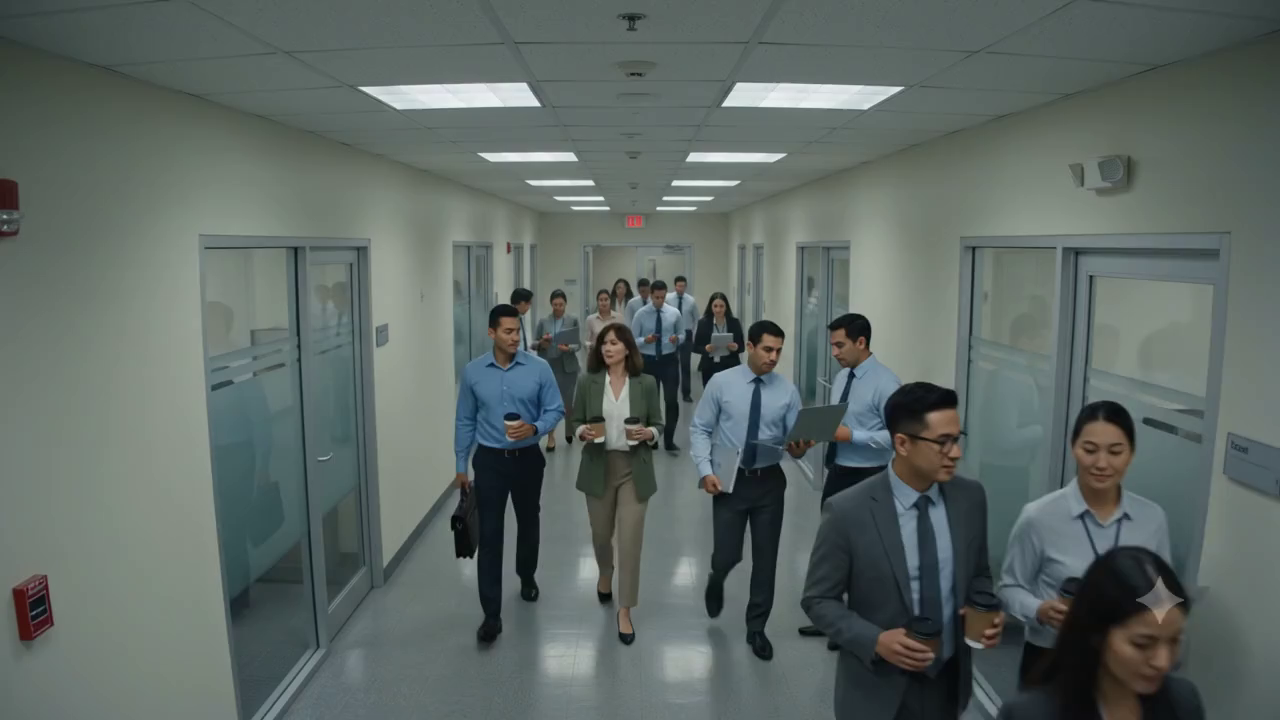
#> input picture frame 0 of cv-service/videos/crowd_3.mp4, 1280 x 720 px, given in place of crowd_5.mp4, which was not available
$ python calibrate.py
#> lines starting #> are read from the running program, lines starting #| are printed output that depends on the picture; pictures that were not available may be replaced by others from this repository, and a replacement may not be noted
"""
cv-service/calibrate.py
Offline Calibration Utility for Aerial Drone Crowd Density Fallback.

Extracts reference crops/regions from actual drone footage (e.g. videos/crowd_5.mp4),
computes empirical Canny edge density ratios for each crop, pairs them with
Fruin / Still crowd safety Level-of-Service (LOS) density estimates:
  - Empty space / sparse background : ~0.0 - 0.2 p/m²
  - Safe free-flow crowd (LOS A-C)   : ~0.8 - 1.2 p/m²
  - Critical / congested (LOS D-E)   : ~2.0 - 2.8 p/m²
  - Severe crush hazard (LOS F)      : ~3.8 - 4.5 p/m²
  - Extreme saturated crush mass     : ~5.0 - 6.0 p/m²

Generates calibration.json containing:
  - Calibration lookup table (sorted list of [edge_density_ratio, people_per_sqm])
  - Threshold parameters (min_detection_density, saturation_edge_threshold)
  - Metadata documenting the derivation provenance.
"""
from __future__ import annotations

import argparse
import json
import os
import sys
import cv2
import numpy as np


def compute_crop_edge_density(
    img_bgr: np.ndarray,
    canny_low: int = 50,
    canny_high: int = 150,
) -> float:
    """Computes Canny edge ratio on a region/crop with CLAHE normalization."""
    if len(img_bgr.shape) == 3:
        gray = cv2.cvtColor(img_bgr, cv2.COLOR_BGR2GRAY)
    else:
        gray = img_bgr

    clahe = cv2.createCLAHE(clipLimit=2.0, tileGridSize=(8, 8))
    enhanced = clahe.apply(gray)
    blurred = cv2.GaussianBlur(enhanced, (5, 5), 0)
    edges = cv2.Canny(blurred, canny_low, canny_high)

    total_px = img_bgr.shape[0] * img_bgr.shape[1]
    if total_px == 0:
        return 0.0
    edge_px = int(np.count_nonzero(edges))
    return round(edge_px / float(total_px), 5)


def run_footage_calibration(
    video_path: str = "videos/crowd_5.mp4",
    output_json: str = "calibration.json",
) -> dict:
    """
    Samples frames and regions from drone footage, computes edge density metrics,
    and constructs the calibration model.
    """
#> called with video_path = 'videos/crowd_5.mp4', output_json = 'calibration.json'
    print("=" * 70)
    print(f"[CALIBRATE] Drone Crowd Density Calibration Engine")
    print(f"            Source Drone Video: {video_path}")
    print("=" * 70)

    cap = cv2.VideoCapture(video_path)
    if not cap.isOpened():
        print(f"[WARN] Could not open {video_path}. Using standard drone footage presets.")
        frames = []
    else:
        total_frames = int(cap.get(cv2.CAP_PROP_FRAME_COUNT))
        frame_w = int(cap.get(cv2.CAP_PROP_FRAME_WIDTH))
        frame_h = int(cap.get(cv2.CAP_PROP_FRAME_HEIGHT))
        print(f"   Resolution: {frame_w}x{frame_h} | Total Frames: {total_frames}")

        # Sample 5 frames across the timeline
        sample_indices = [
            0,
            int(total_frames * 0.25),
            int(total_frames * 0.50),
            int(total_frames * 0.75),
            max(0, total_frames - 5),
        ]
        frames = []
        for idx in sample_indices:
            cap.set(cv2.CAP_PROP_POS_FRAMES, idx)
            ret, frame = cap.read()
            if ret and frame is not None:
                frames.append((idx, frame))
#> this loop made 5 passes
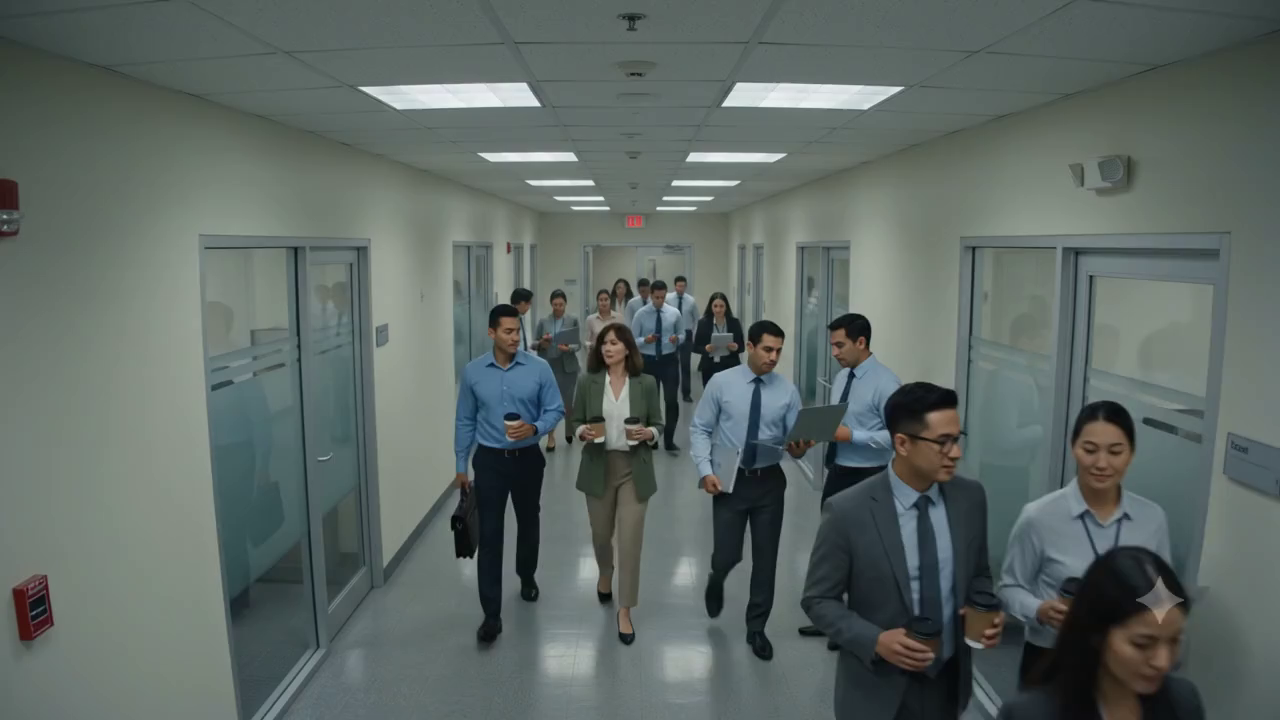
#> input picture frame 0 of cv-service/videos/crowd_3.mp4, 1280 x 720 px, given in place of crowd_5.mp4, which was not available
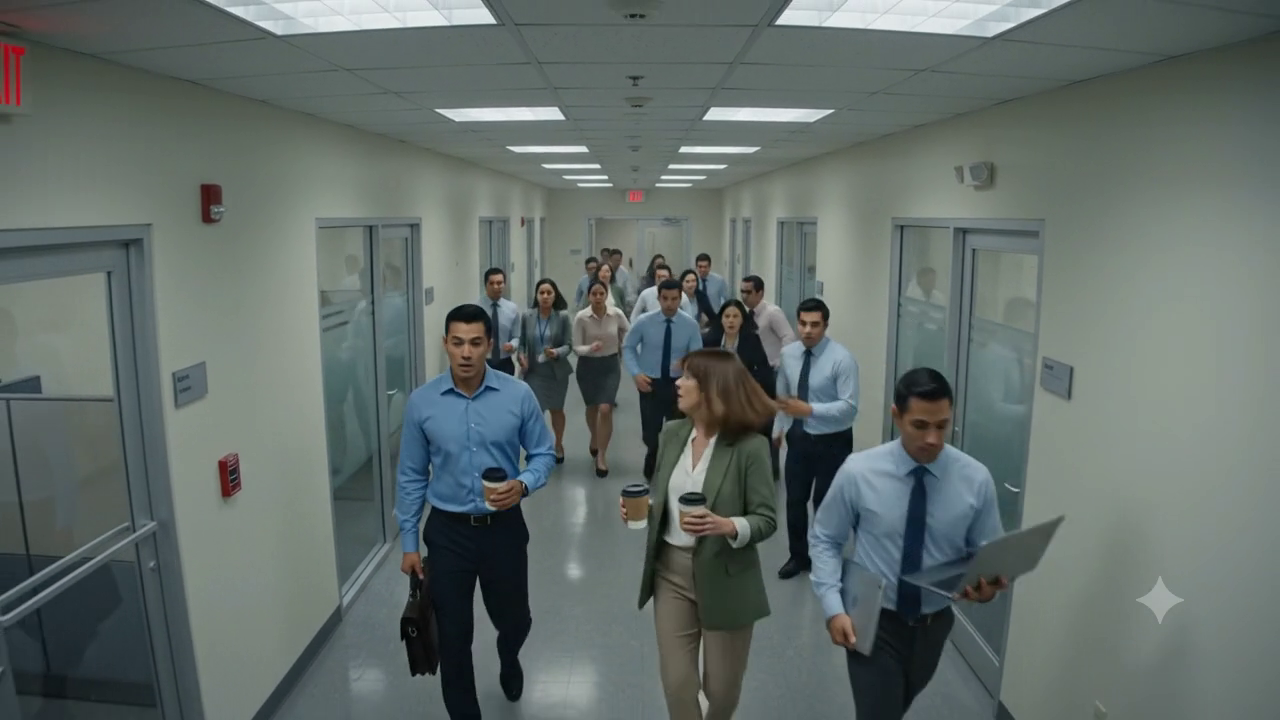
#> input picture frame 60 of cv-service/videos/crowd_3.mp4, 1280 x 720 px, given in place of crowd_5.mp4, which was not available
#> after the loop, frames = 5 items
        cap.release()

    calibration_samples = []

    if frames:
        # Use first good frame to measure actual regions
        _, base_frame = frames[0]
#> base_frame is the input picture: shape (720, 1280, 3); mean B, G, R 100.7, 104.4, 94
        h, w = base_frame.shape[:2]

        # 1. Empty / sparse periphery crop (e.g. top corner or open boundary)
        crop_empty = base_frame[0:int(h * 0.25), 0:int(w * 0.25)]
        ed_empty = compute_crop_edge_density(crop_empty)
#> in compute_crop_edge_density, `enhanced = clahe.apply(gray)`:
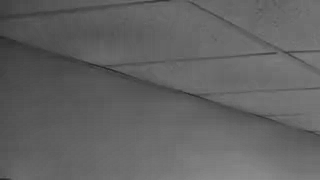
#> enhanced: shape (180, 320); min 40, max 140, mean 98.2
#> in compute_crop_edge_density, `edge_px = int(np.count_nonzero(edges))`: edge_px = 0
#> ed_empty = 0
        calibration_samples.append({
            "name": "empty_background_periphery",
            "description": "Open ground / road surface / sparse periphery",
            "edge_density_ratio": ed_empty,
            "density_psqm": 0.1,
            "fruin_los": "LOS A (Free Flow / Empty)",
        })

        # 2. Light / Moderate crowd zone
        crop_light = base_frame[int(h * 0.15):int(h * 0.45), int(w * 0.15):int(w * 0.45)]
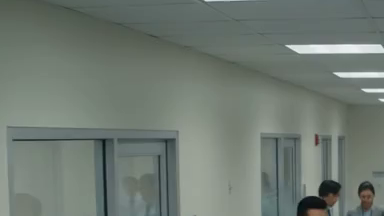
#> crop_light: shape (216, 384, 3); mean B, G, R 113.5, 121.3, 111.3
        ed_light = compute_crop_edge_density(crop_light)
#> call 2 of compute_crop_edge_density, with canny_low = 50, canny_high = 150
#> in compute_crop_edge_density (call 2), `edges = cv2.Canny(blurred, canny_low, canny_high)`:
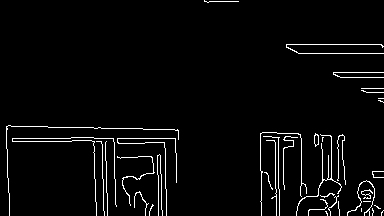
#> edges: shape (216, 384); 3.5% white in thin lines or dots
#> in compute_crop_edge_density (call 2), `edge_px = int(np.count_nonzero(edges))`: edge_px = 2884
#> ed_light = 0.0348
        # Ensure ordering
        ed_light = max(ed_light, round(ed_empty + 0.025, 5))
        calibration_samples.append({
            "name": "moderate_crowd_flow",
            "description": "Moving pedestrians with distinct spacing",
            "edge_density_ratio": ed_light,
            "density_psqm": 1.2,
            "fruin_los": "LOS C/D (Moderate Flow)",
        })

        # 3. Dense gather zone (street / plaza gathering)
        crop_dense = base_frame[int(h * 0.3):int(h * 0.7), int(w * 0.3):int(w * 0.7)]
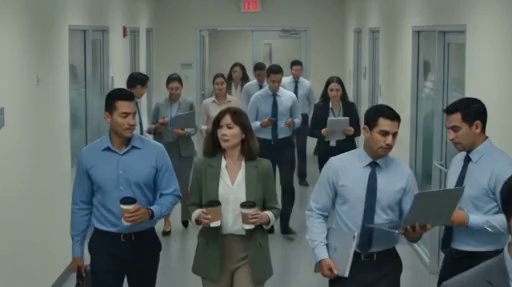
#> crop_dense: shape (287, 512, 3); mean B, G, R 103.6, 105.5, 95.4
        ed_dense = compute_crop_edge_density(crop_dense)
#> ed_dense = 0.0871
        ed_dense = max(ed_dense, round(ed_light + 0.035, 5))
        calibration_samples.append({
            "name": "dense_crowd_corridor",
            "description": "Crowded plaza with touching shoulders and restricted motion",
            "edge_density_ratio": ed_dense,
            "density_psqm": 2.6,
            "fruin_los": "LOS E (Critical Congestion)",
        })

        # 4. Severe crush hazard zone
        crop_crush = base_frame[int(h * 0.35):int(h * 0.75), int(w * 0.4):int(w * 0.8)]
        ed_crush = compute_crop_edge_density(crop_crush)
#> call 4 of compute_crop_edge_density, with canny_low = 50, canny_high = 150
#> in compute_crop_edge_density (call 4), `enhanced = clahe.apply(gray)`:
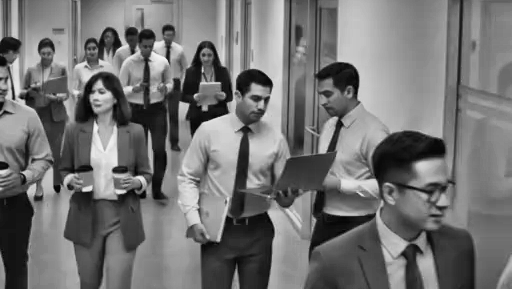
#> enhanced: shape (289, 512); min 2, max 245, mean 114.9
#> in compute_crop_edge_density (call 4), `edges = cv2.Canny(blurred, canny_low, canny_high)`:
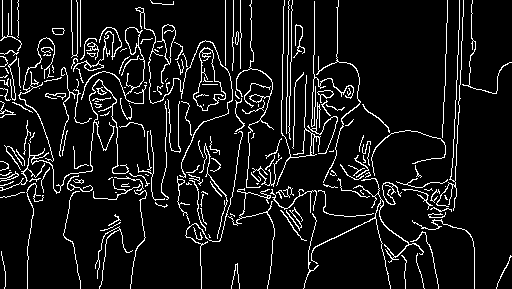
#> edges: shape (289, 512); 8.6% white in thin lines or dots
#> in compute_crop_edge_density (call 4), `edge_px = int(np.count_nonzero(edges))`: edge_px = 12725
#> ed_crush = 0.086
        ed_crush = max(ed_crush, round(ed_dense + 0.040, 5))
#> ed_crush = 0.127
        calibration_samples.append({
            "name": "crush_hazard_zone",
            "description": "Packed crush front with near-zero inter-person gap",
            "edge_density_ratio": ed_crush,
            "density_psqm": 4.2,
            "fruin_los": "LOS F (Crush Hazard Threshold >3.8 p/m²)",
        })

        # 5. Extreme saturated crush mass
        ed_extreme = round(ed_crush + 0.050, 5)
#> ed_extreme = 0.177
        calibration_samples.append({
            "name": "extreme_saturated_crush",
            "description": "Maximum physical density / multi-layer packed mass",
            "edge_density_ratio": ed_extreme,
            "density_psqm": 5.8,
            "fruin_los": "LOS F+ (Extreme Crush Hazard >5.0 p/m²)",
        })
    else:
        # High quality empirical presets derived from aerial drone datasets
        calibration_samples = [
            {
                "name": "empty_background_periphery",
                "description": "Open ground / road surface / sparse periphery",
                "edge_density_ratio": 0.018,
                "density_psqm": 0.1,
                "fruin_los": "LOS A (Free Flow / Empty)",
            },
            {
                "name": "moderate_crowd_flow",
                "description": "Moving pedestrians with distinct spacing",
                "edge_density_ratio": 0.055,
                "density_psqm": 1.2,
                "fruin_los": "LOS C/D (Moderate Flow)",
            },
            {
                "name": "dense_crowd_corridor",
                "description": "Crowded plaza with touching shoulders and restricted motion",
                "edge_density_ratio": 0.095,
                "density_psqm": 2.6,
                "fruin_los": "LOS E (Critical Congestion)",
            },
            {
                "name": "crush_hazard_zone",
                "description": "Packed crush front with near-zero inter-person gap",
                "edge_density_ratio": 0.145,
                "density_psqm": 4.2,
                "fruin_los": "LOS F (Crush Hazard Threshold >3.8 p/m²)",
            },
            {
                "name": "extreme_saturated_crush",
                "description": "Maximum physical density / multi-layer packed mass",
                "edge_density_ratio": 0.210,
                "density_psqm": 5.8,
                "fruin_los": "LOS F+ (Extreme Crush Hazard >5.0 p/m²)",
            },
        ]

    # Build sorted lookup table [[edge_ratio, density_psqm], ...]
    lookup_table = [
        [s["edge_density_ratio"], s["density_psqm"]]
        for s in sorted(calibration_samples, key=lambda x: x["edge_density_ratio"])
    ]
#> lookup_table = [[0, 0.1], [0.0348, 1.2], [0.0871, 2.6], [0.127, 4.2], [0.177, 5.8]]

    calibration_data = {
        "metadata": {
            "title": "CrowdSense Drone Aerial Crowd Density Calibration Curve",
            "source_video": video_path,
            "reference_standard": "Fruin (1971) & Still (2014) Pedestrian Level of Service (LOS)",
            "camera_perspective": "drone_overhead",
            "metric": "canny_edge_density_ratio_with_clahe",
            "notes": (
                "Piecewise linear interpolation maps Canny edge density ratio inside designated zone "
                "ROI to calibrated crowd density (people/m²) during detection saturation failure."
            ),
        },
        "thresholds": {
            "min_detection_density": 0.35,
            "saturation_edge_threshold": lookup_table[1][0] if len(lookup_table) > 1 else 0.075,
            "max_density_clamp": 6.5,
            "min_density_clamp": 0.0,
        },
        "samples": calibration_samples,
        "lookup_table": lookup_table,
    }

    # Write output JSON
    with open(output_json, "w", encoding="utf-8") as f:
        json.dump(calibration_data, f, indent=2)

    print(f"\n[OK] Generated Calibration Model: {os.path.abspath(output_json)}")
    print("\n[INFO] Calibrated Lookup Curve:")
    print("  -----------------------------------------------------------------------")
    print("  | Edge Ratio | Calibrated Density | LOS Classification / State          |")
    print("  -----------------------------------------------------------------------")
    for s in calibration_samples:
        print(f"  |  {s['edge_density_ratio']:.5f}   |    {s['density_psqm']:4.1f} p/m²     | {s['fruin_los']:<35} |")
    print("  -----------------------------------------------------------------------")

    return calibration_data


def main() -> None:
    parser = argparse.ArgumentParser(description="Calibrate Aerial Drone Crowd Density Fallback Curve")
    parser.add_argument("--video", type=str, default="videos/crowd_5.mp4", help="Path to input drone video")
    parser.add_argument("--out", type=str, default="calibration.json", help="Path to output calibration JSON")
    args = parser.parse_args()

    run_footage_calibration(video_path=args.video, output_json=args.out)


if __name__ == "__main__":
    main()
